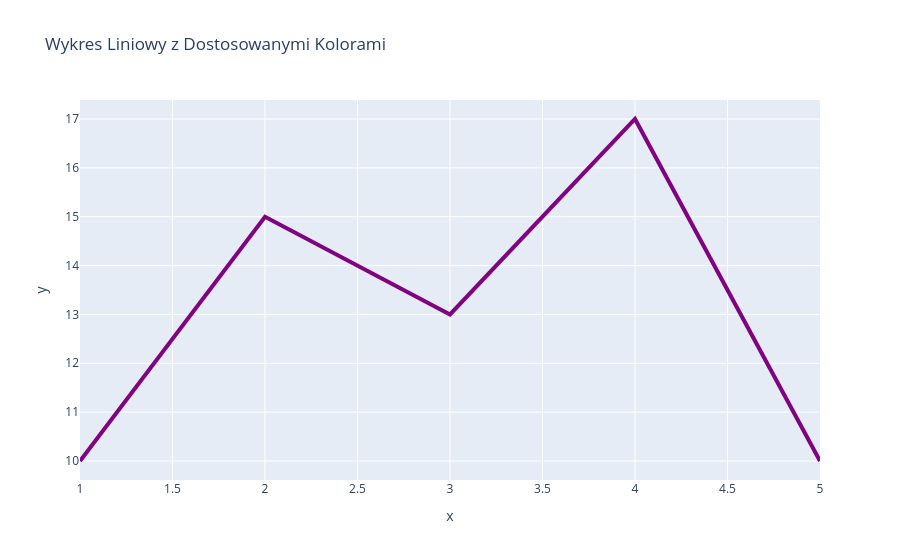

Write notebook code for a chart like this one.
### Markdown cell above
## Dostosowywanie koloru i stylu

### Code cell
fig = px.line(x=x, y=y, title="Wykres Liniowy z Dostosowanymi Kolorami")
fig.update_traces(line=dict(color="purple", width=4))
fig.show()

### Figure 1 — Plotly figure (JSON) as saved in the notebook; plotly's stock layout.template omitted (floating-point values rounded to 4 significant figures)
{"data": [{"hovertemplate": "x=%{x}<br>y=%{y}<extra></extra>", "legendgroup": "", "line": {"color": "purple", "dash": "solid", "width": 4}, "marker": {"symbol": "circle"}, "mode": "lines", "name": "", "orientation": "v", "showlegend": false, "type": "scatter", "x": [1, 2, 3, 4, 5], "xaxis": "x", "y": [10, 15, 13, 17, 10], "yaxis": "y"}], "layout": {"legend": {"tracegroupgap": 0}, "title": {"text": "Wykres Liniowy z Dostosowanymi Kolorami"}, "xaxis": {"anchor": "y", "domain": [0, 1], "title": {"text": "x"}}, "yaxis": {"anchor": "x", "domain": [0, 1], "title": {"text": "y"}}}}
